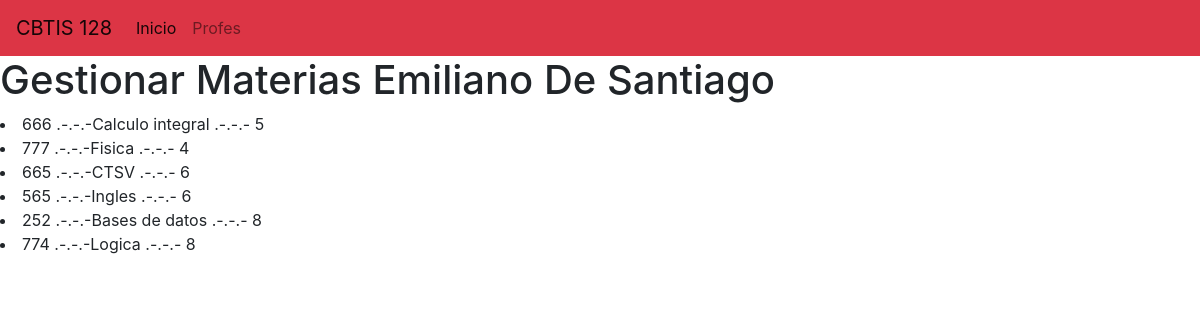
The page / on the database its author committed.
### materia_app/models.py (models this page shows, shortened)
class Materia(models.Model):
    codigo=models.CharField(primary_key=True, max_length=6)
    nombre=models.CharField(max_length=100)
    credito=models.PositiveSmallIntegerField()

### materia_app/views.py (the view)
# urls.py: path("", views.inicio_vista, name="views.inicio_vista")
def inicio_vista(request):
    ListadoMaterias=Materia.objects.all()
    return render(request, "gestionarMateria.html",{"lasmaterias":ListadoMaterias})

### materia_app/templates/gestionarMateria.html (shortened to what this page needs)
{% extends "base.html" %}
{% block cuerpo %}
<h1> Gestionar  Materias Emiliano De Santiago</h1>
{% for m in lasmaterias %}
<li> {{m.codigo}} .-.-.-{{m.nombre}} .-.-.- {{m.credito}} </li>
{% endfor %}
{% endblock %}

### materia_app/templates/base.html (shortened to what this page needs)
<!DOCTYPE html>
<html lang="en">
<head>
    <link rel="stylesheet" href="https://cdn.jsdelivr.net/npm/bootstrap@4.3.1/dist/css/bootstrap.min.css">
</head>
<body>
        <nav class="navbar navbar-expand-lg navbar-light bg-danger">
    <a class="navbar-brand" href="#">CBTIS 128</a>
    <div class="collapse navbar-collapse" id="navbarNav">
        <ul class="navbar-nav">
        <li class="nav-item active">
            <a class="nav-link" href="#">Inicio <span class="sr-only">(current)</span></a>
        </li>
        <li class="nav-item">
            <a class="nav-link" href="#">Profes</a>
        </li>
        </ul>
    </div>
    </nav>
    {% block cuerpo %}{% endblock %}
</body>
</html>

### rows shown on the page
Materia: codigo "666", nombre "Calculo integral", credito "5"
Materia: codigo "777", nombre "Fisica", credito "4"
Materia: codigo "665", nombre "CTSV", credito "6"
Materia: codigo "565", nombre "Ingles", credito "6"
Materia: codigo "252", nombre "Bases de datos", credito "8"
Materia: codigo "774", nombre "Logica", credito "8"
